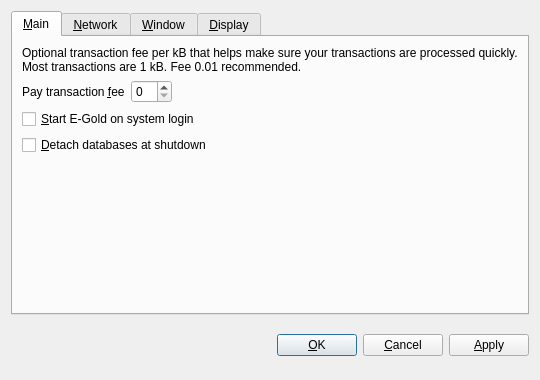
<?xml version="1.0" encoding="UTF-8"?>
<ui version="4.0">
 <class>OptionsDialog</class>
 <widget class="QDialog" name="OptionsDialog">
  <property name="geometry">
   <rect>
    <x>0</x>
    <y>0</y>
    <width>540</width>
    <height>380</height>
   </rect>
  </property>
  <property name="windowTitle">
   <string>Options</string>
  </property>
  <property name="modal">
   <bool>true</bool>
  </property>
  <layout class="QVBoxLayout" name="verticalLayout">
   <item>
    <widget class="QTabWidget" name="tabWidget">
     <property name="tabPosition">
      <enum>QTabWidget::North</enum>
     </property>
     <property name="currentIndex">
      <number>0</number>
     </property>
     <widget class="QWidget" name="tabMain">
      <attribute name="title">
       <string>&amp;Main</string>
      </attribute>
      <layout class="QVBoxLayout" name="verticalLayout_Main">
       <item>
        <widget class="QLabel" name="transactionFeeInfoLabel">
         <property name="text">
          <string>Optional transaction fee per kB that helps make sure your transactions are processed quickly. Most transactions are 1 kB. Fee 0.01 recommended.</string>
         </property>
         <property name="textFormat">
          <enum>Qt::PlainText</enum>
         </property>
         <property name="wordWrap">
          <bool>true</bool>
         </property>
        </widget>
       </item>
       <item>
        <layout class="QHBoxLayout" name="horizontalLayout_Main">
         <item>
          <widget class="QLabel" name="transactionFeeLabel">
           <property name="text">
            <string>Pay transaction &amp;fee</string>
           </property>
           <property name="textFormat">
            <enum>Qt::PlainText</enum>
           </property>
           <property name="buddy">
            <cstring>transactionFee</cstring>
           </property>
          </widget>
         </item>
         <item>
          <widget class="BitcoinAmountField" name="transactionFee"/>
         </item>
         <item>
          <spacer name="horizontalSpacer_Main">
           <property name="orientation">
            <enum>Qt::Horizontal</enum>
           </property>
           <property name="sizeHint" stdset="0">
            <size>
             <width>40</width>
             <height>20</height>
            </size>
           </property>
          </spacer>
         </item>
        </layout>
       </item>
       <item>
        <widget class="QCheckBox" name="bitcoinAtStartup">
         <property name="toolTip">
          <string>Automatically start E-Gold after logging in to the system.</string>
         </property>
         <property name="text">
          <string>&amp;Start E-Gold on system login</string>
         </property>
        </widget>
       </item>
       <item>
        <widget class="QCheckBox" name="detachDatabases">
         <property name="toolTip">
          <string>Detach block and address databases at shutdown. This means they can be moved to another data directory, but it slows down shutdown. The wallet is always detached.</string>
         </property>
         <property name="text">
          <string>&amp;Detach databases at shutdown</string>
         </property>
        </widget>
       </item>
       <item>
        <spacer name="verticalSpacer_Main">
         <property name="orientation">
          <enum>Qt::Vertical</enum>
         </property>
         <property name="sizeHint" stdset="0">
          <size>
           <width>20</width>
           <height>40</height>
          </size>
         </property>
        </spacer>
       </item>
      </layout>
     </widget>
     <widget class="QWidget" name="tabNetwork">
      <attribute name="title">
       <string>&amp;Network</string>
      </attribute>
      <layout class="QVBoxLayout" name="verticalLayout_Network">
       <item>
        <widget class="QCheckBox" name="mapPortUpnp">
         <property name="toolTip">
          <string>Automatically open the E-Gold client port on the router. This only works when your router supports UPnP and it is enabled.</string>
         </property>
         <property name="text">
          <string>Map port using &amp;UPnP</string>
         </property>
        </widget>
       </item>
       <item>
        <widget class="QCheckBox" name="connectSocks">
         <property name="toolTip">
          <string>Connect to the E-Gold network through a SOCKS proxy (e.g. when connecting through Tor).</string>
         </property>
         <property name="text">
          <string>&amp;Connect through SOCKS proxy:</string>
         </property>
        </widget>
       </item>
       <item>
        <layout class="QHBoxLayout" name="horizontalLayout_Network">
         <item>
          <widget class="QLabel" name="proxyIpLabel">
           <property name="text">
            <string>Proxy &amp;IP:</string>
           </property>
           <property name="textFormat">
            <enum>Qt::PlainText</enum>
           </property>
           <property name="buddy">
            <cstring>proxyIp</cstring>
           </property>
          </widget>
         </item>
         <item>
          <widget class="QValidatedLineEdit" name="proxyIp">
           <property name="maximumSize">
            <size>
             <width>140</width>
             <height>16777215</height>
            </size>
           </property>
           <property name="toolTip">
            <string>IP address of the proxy (e.g. 127.0.0.1)</string>
           </property>
          </widget>
         </item>
         <item>
          <widget class="QLabel" name="proxyPortLabel">
           <property name="text">
            <string>&amp;Port:</string>
           </property>
           <property name="textFormat">
            <enum>Qt::PlainText</enum>
           </property>
           <property name="buddy">
            <cstring>proxyPort</cstring>
           </property>
          </widget>
         </item>
         <item>
          <widget class="QLineEdit" name="proxyPort">
           <property name="maximumSize">
            <size>
             <width>55</width>
             <height>16777215</height>
            </size>
           </property>
           <property name="toolTip">
            <string>Port of the proxy (e.g. 9050)</string>
           </property>
          </widget>
         </item>
         <item>
          <widget class="QLabel" name="socksVersionLabel">
           <property name="text">
            <string>SOCKS &amp;Version:</string>
           </property>
           <property name="textFormat">
            <enum>Qt::PlainText</enum>
           </property>
           <property name="buddy">
            <cstring>socksVersion</cstring>
           </property>
          </widget>
         </item>
         <item>
          <widget class="QValueComboBox" name="socksVersion">
           <property name="toolTip">
            <string>SOCKS version of the proxy (e.g. 5)</string>
           </property>
          </widget>
         </item>
         <item>
          <spacer name="horizontalSpacer_Network">
           <property name="orientation">
            <enum>Qt::Horizontal</enum>
           </property>
           <property name="sizeHint" stdset="0">
            <size>
             <width>40</width>
             <height>20</height>
            </size>
           </property>
          </spacer>
         </item>
        </layout>
       </item>
       <item>
        <spacer name="verticalSpacer_Network">
         <property name="orientation">
          <enum>Qt::Vertical</enum>
         </property>
         <property name="sizeHint" stdset="0">
          <size>
           <width>20</width>
           <height>40</height>
          </size>
         </property>
        </spacer>
       </item>
      </layout>
     </widget>
     <widget class="QWidget" name="tabWindow">
      <attribute name="title">
       <string>&amp;Window</string>
      </attribute>
      <layout class="QVBoxLayout" name="verticalLayout_Window">
       <item>
        <widget class="QCheckBox" name="minimizeToTray">
         <property name="toolTip">
          <string>Show only a tray icon after minimizing the window.</string>
         </property>
         <property name="text">
          <string>&amp;Minimize to the tray instead of the taskbar</string>
         </property>
        </widget>
       </item>
       <item>
        <widget class="QCheckBox" name="minimizeOnClose">
         <property name="toolTip">
          <string>Minimize instead of exit the application when the window is closed. When this option is enabled, the application will be closed only after selecting Quit in the menu.</string>
         </property>
         <property name="text">
          <string>M&amp;inimize on close</string>
         </property>
        </widget>
       </item>
       <item>
        <spacer name="verticalSpacer_Window">
         <property name="orientation">
          <enum>Qt::Vertical</enum>
         </property>
         <property name="sizeHint" stdset="0">
          <size>
           <width>20</width>
           <height>40</height>
          </size>
         </property>
        </spacer>
       </item>
      </layout>
     </widget>
     <widget class="QWidget" name="tabDisplay">
      <attribute name="title">
       <string>&amp;Display</string>
      </attribute>
      <layout class="QVBoxLayout" name="verticalLayout_Display">
       <item>
        <layout class="QHBoxLayout" name="horizontalLayout_1_Display">
         <item>
          <widget class="QLabel" name="langLabel">
           <property name="text">
            <string>User Interface &amp;language:</string>
           </property>
           <property name="textFormat">
            <enum>Qt::PlainText</enum>
           </property>
           <property name="buddy">
            <cstring>lang</cstring>
           </property>
          </widget>
         </item>
         <item>
          <widget class="QValueComboBox" name="lang">
           <property name="toolTip">
            <string>The user interface language can be set here. This setting will take effect after restarting E-Gold.</string>
           </property>
          </widget>
         </item>
        </layout>
       </item>
       <item>
        <layout class="QHBoxLayout" name="horizontalLayout_2_Display">
         <item>
          <widget class="QLabel" name="unitLabel">
           <property name="text">
            <string>&amp;Unit to show amounts in:</string>
           </property>
           <property name="textFormat">
            <enum>Qt::PlainText</enum>
           </property>
           <property name="buddy">
            <cstring>unit</cstring>
           </property>
          </widget>
         </item>
         <item>
          <widget class="QValueComboBox" name="unit">
           <property name="toolTip">
            <string>Choose the default subdivision unit to show in the interface and when sending coins.</string>
           </property>
          </widget>
         </item>
        </layout>
       </item>
       <item>
        <widget class="QCheckBox" name="displayAddresses">
         <property name="toolTip">
          <string>Whether to show E-Gold addresses in the transaction list or not.</string>
         </property>
         <property name="text">
          <string>&amp;Display addresses in transaction list</string>
         </property>
        </widget>
       </item>
       <item>
        <widget class="QCheckBox" name="coinControlFeatures">
         <property name="toolTip">
          <string>Whether to show coin control features or not.</string>
         </property>
         <property name="text">
          <string>Display coin &amp;control features (experts only!)</string>
         </property>
        </widget>
       </item>
       <item>
        <spacer name="verticalSpacer_Display">
         <property name="orientation">
          <enum>Qt::Vertical</enum>
         </property>
         <property name="sizeHint" stdset="0">
          <size>
           <width>20</width>
           <height>40</height>
          </size>
         </property>
        </spacer>
       </item>
      </layout>
     </widget>
    </widget>
   </item>
   <item>
    <layout class="QHBoxLayout" name="horizontalLayout_Buttons">
     <item>
      <spacer name="horizontalSpacer_1">
       <property name="orientation">
        <enum>Qt::Horizontal</enum>
       </property>
       <property name="sizeHint" stdset="0">
        <size>
         <width>40</width>
         <height>48</height>
        </size>
       </property>
      </spacer>
     </item>
     <item>
      <widget class="QLabel" name="statusLabel">
       <property name="font">
        <font>
         <weight>75</weight>
         <bold>true</bold>
        </font>
       </property>
       <property name="text">
        <string/>
       </property>
       <property name="textFormat">
        <enum>Qt::PlainText</enum>
       </property>
       <property name="wordWrap">
        <bool>true</bool>
       </property>
      </widget>
     </item>
     <item>
      <spacer name="horizontalSpacer_2">
       <property name="orientation">
        <enum>Qt::Horizontal</enum>
       </property>
       <property name="sizeHint" stdset="0">
        <size>
         <width>40</width>
         <height>48</height>
        </size>
       </property>
      </spacer>
     </item>
     <item>
      <widget class="QPushButton" name="okButton">
       <property name="text">
        <string>&amp;OK</string>
       </property>
      </widget>
     </item>
     <item>
      <widget class="QPushButton" name="cancelButton">
       <property name="text">
        <string>&amp;Cancel</string>
       </property>
       <property name="autoDefault">
        <bool>false</bool>
       </property>
      </widget>
     </item>
     <item>
      <widget class="QPushButton" name="applyButton">
       <property name="text">
        <string>&amp;Apply</string>
       </property>
       <property name="autoDefault">
        <bool>false</bool>
       </property>
      </widget>
     </item>
    </layout>
   </item>
  </layout>
 </widget>
 <customwidgets>
  <customwidget>
   <class>BitcoinAmountField</class>
   <extends>QSpinBox</extends>
   <header>bitcoinamountfield.h</header>
  </customwidget>
  <customwidget>
   <class>QValueComboBox</class>
   <extends>QComboBox</extends>
   <header>qvaluecombobox.h</header>
  </customwidget>
  <customwidget>
   <class>QValidatedLineEdit</class>
   <extends>QLineEdit</extends>
   <header>qvalidatedlineedit.h</header>
  </customwidget>
 </customwidgets>
 <resources/>
 <connections/>
</ui>
